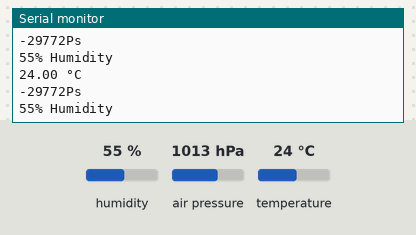
Bench run of a sketch on a simulated Arduino Uno, built with avr-gcc and run on an emulated ATmega328P. Shown: the last lines printed to the serial monitor. The inputs (shaded band) are chosen by the test bench; at power-on: humidity 55 %, air pressure 1013 hPa, temperature 24 °C.

Above: at 10.8 s.
10.9 s: humidity set to 22 %
At 20.7 s:
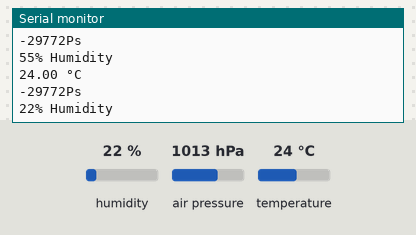
20.9 s: air pressure set to 952 hPa
At 30.7 s:
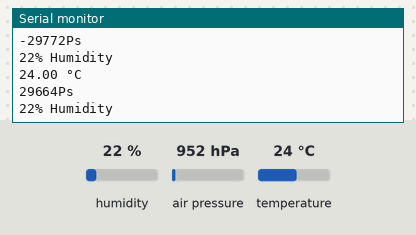
30.9 s: temperature set to 12 °C
At 41.4 s:
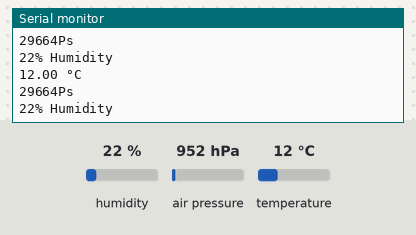

Measured:
- after the input at 10.9 s, the serial monitor: prints a new line after 9.1 s (image 1)
- after the input at 20.9 s, the serial monitor: prints a new line after 9.1 s (image 2)
- after the input at 30.9 s, the serial monitor: prints a new line after 9.1 s (image 3)

The sketch:

BME280_Readout.ino
```cpp
/*
 * Program by Tabea Röthemeyer (@tabeatheunicorn)
 * Dieses Programm gibt die vom BME280 Sensor gemessenen Werte aus (alle 10 Sekunden, wenn der Delay-Wert nicht angepasst wurde)
 * Dazu Werkzeuge ->Serieller Monitor öffnen und Programm auf das Board laden.
 */
#include <Wire.h>
#include <Adafruit_BME280.h>
#include <SPI.h> //Serial Peripheral Interface


//Using I2C as Protocol. has to be global as variable is used in setup and loop
Adafruit_BME280 bme; //I2C as no SPI pins are defined.

void setup() {
  // put your setup code here, to run once:
  Serial.begin(115200);
  if (!bme.begin()){
    Serial.println("Could not find BME Sensor, check wiring.");
  }
}

void loop() {
  // put your main code here, to run repeatedly:
  float temperature = bme.readTemperature(); //float, in centigrade
  int pressure = bme.readPressure(); //32bit int in pascal
  int rel_humidity = bme.readHumidity(); //percentage relative humidity
  Serial.print(temperature);
  Serial.println(" °C"); //println ends line, print doesn't
  Serial.print(pressure);
  Serial.println("Ps");
  Serial.print(rel_humidity);
  Serial.println("% Humidity");
  delay(10000);//dealy in milliseconds

}
```
